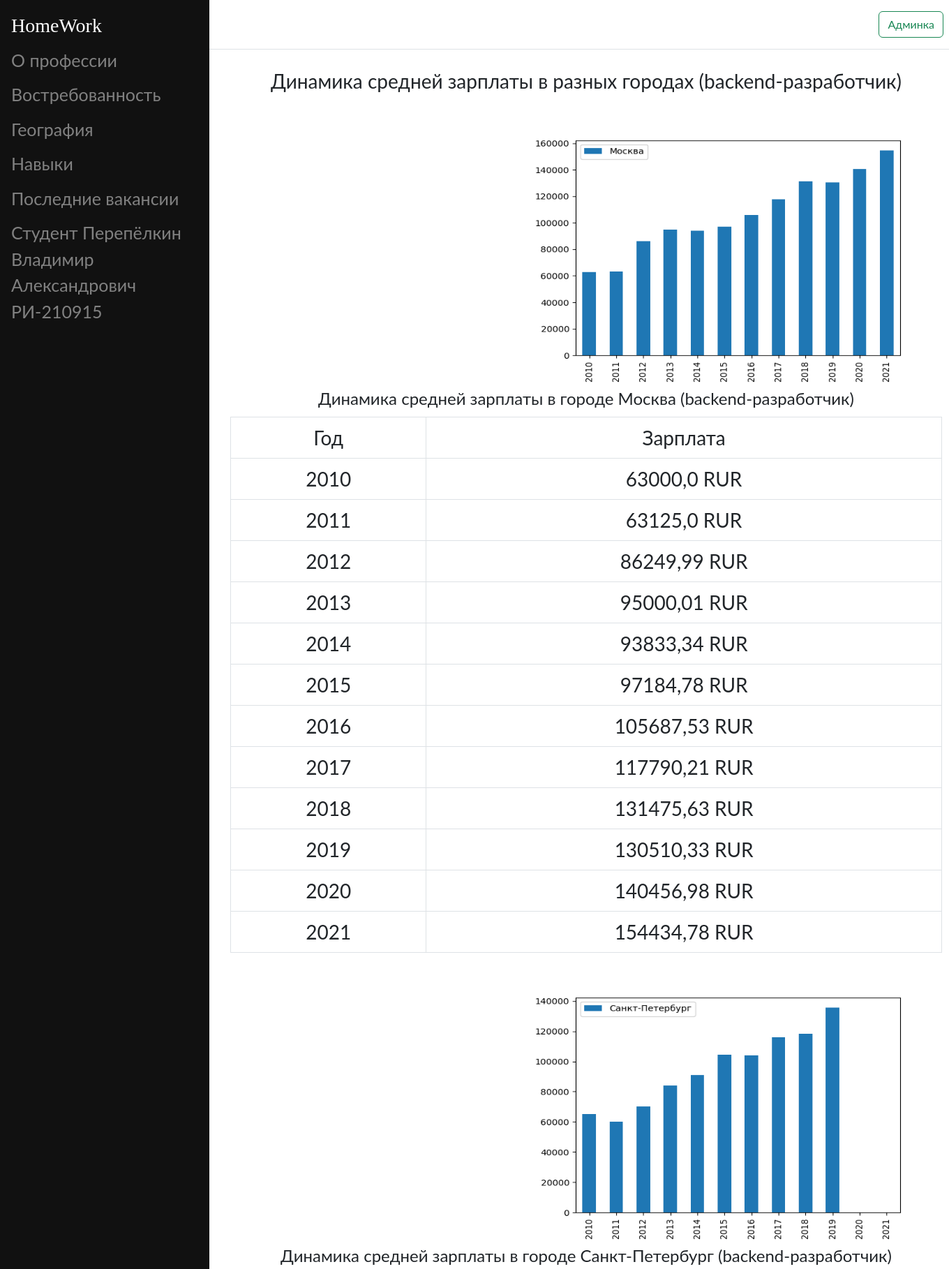
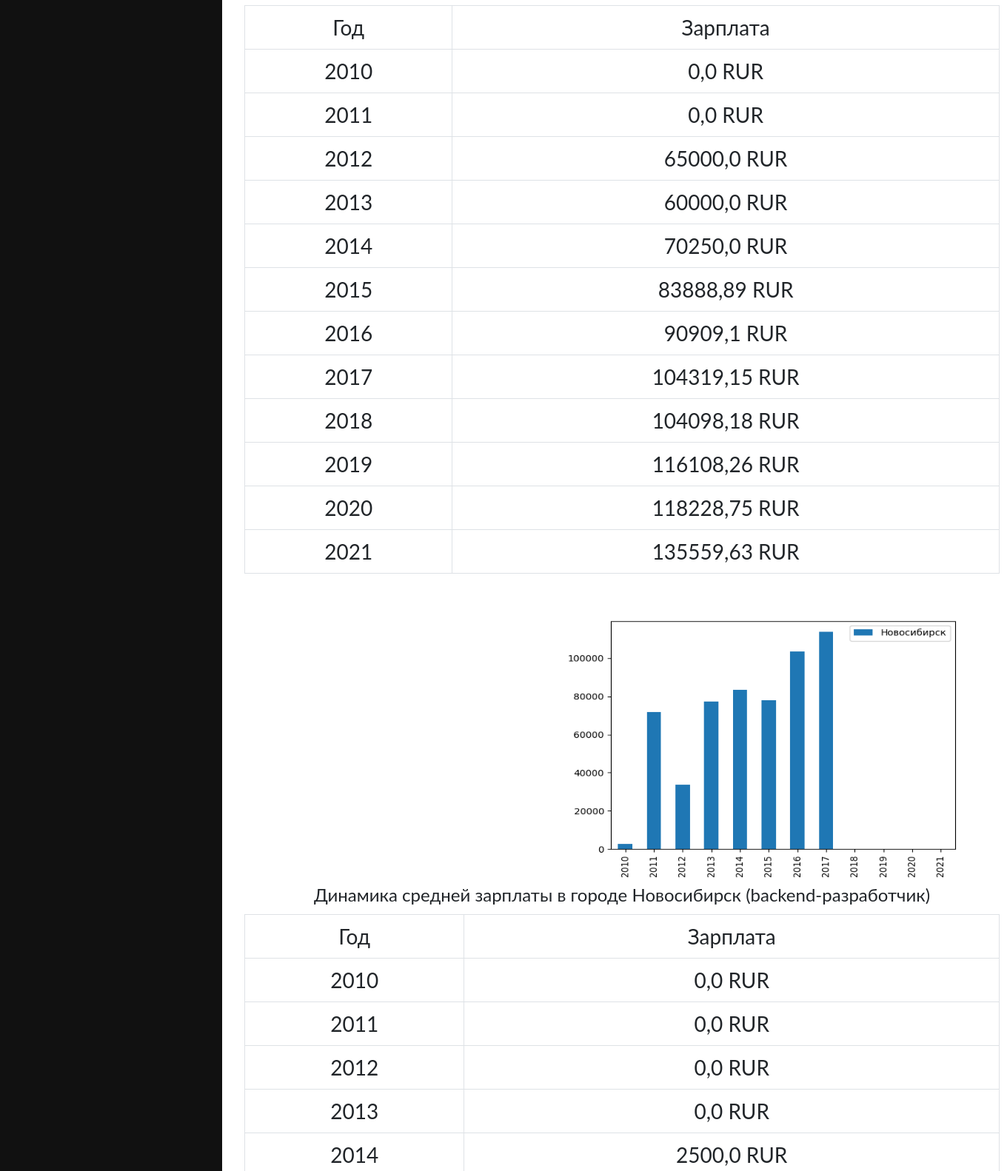
/geography (upper part), run on the app's committed database (2 pictures, top to bottom).
### main/models.py (models this page shows)
class TableVacanciesInCityYear(models.Model):
	title = models.CharField("Город", max_length=128)
	year = models.PositiveIntegerField("Год")
	salary = models.FloatField("Зарплата", default=0)
	class Meta:
		verbose_name = "Строку"
		verbose_name_plural = "Динамика зарплат в разных городах по годам (backend-разработчик)"

### main/views.py (the view)
# urls.py: path("geography", views.geography),
def geography(request):
	years = (year for year in range(2010, 2022, 1))
	salary_city_charts_backend, tables = {item.title: item.chart.url for item in Charts.objects.all()}, dict()
	for item in TableVacanciesInCityYear.objects.all():
		if item.title not in ("qnt_vacancies_year", "RUR", "EUR", "USD", "KZT", "BYR", "UAH", "UZS"):
			if tables.get(item.title, None) is None:
				tables.setdefault(item.title, dict()).setdefault(item.year, item.salary)
				tables[item.title].setdefault("chart", salary_city_charts_backend[item.title])
			else:
				tables[item.title][item.year] = item.salary
	return render(request, "main/geography.html", {"tables": tables.items()})

### main/templates/main/geography.html (shortened to what this page needs)
{% extends "main/index.html" %}
{% load static %}
{% block content %}
  <div class="main">
  	 <p align="center">Динамика средней зарплаты в разных городах (backend-разработчик)</p>
  	{% for city, values in tables %}
  		<img class="chart" src="{{ values.chart }}" height="400" width="600">
  		{% if city != "chart" %}
		  	<table class="table table-bordered">
			    <thead>
			      <tr>
			        <legend class="legend" align="center">Динамика средней зарплаты в городе {{ city }} (backend-разработчик)</legend align="center">
			        <td align="center">Год</th>
			        <td align="center">Зарплата</th>
			      </tr>
			    </thead>
			    <tbody>
			      <tr>
	            <td align="center">2010</td>
	            <td align="center">{{ values.2010 }} RUR</td>
	          </tr>
	          <tr>
	            <td align="center">2011</td>
	            <td align="center">{{ values.2011 }} RUR </td>
	          </tr>
	          <tr>
	            <td align="center">2012</td>
	            <td align="center">{{ values.2012 }} RUR</td>
	          </tr>
	          <tr>
	            <td align="center">2013</td>
	            <td align="center">{{ values.2013 }} RUR</td>
	          </tr>
	          <tr>
	            <td align="center">2014</td>
	            <td align="center">{{ values.2014 }} RUR</td>
	          </tr>
	          <tr>
	            <td align="center">2015</td>
	            <td align="center">{{ values.2015 }} RUR</td>
	          </tr>
	          <tr>
	            <td align="center">2016</td>
	            <td align="center">{{ values.2016 }} RUR</td>
	          </tr>
	          <tr>
	            <td align="center">2017</td>
	            <td align="center">{{ values.2017 }} RUR</td>
	          </tr>
	          <tr>
	            <td align="center">2018</td>
	            <td align="center">{{ values.2018 }} RUR</td>
	          </tr>
	          <tr>
	            <td align="center">2019</td>
	            <td align="center">{{ values.2019 }} RUR</td>
	          </tr>
	          <tr>
	            <td align="center">2020</td>
	            <td align="center">{{ values.2020 }} RUR</td>
	          </tr>
	          <tr>
	            <td align="center">2021</td>
	            <td align="center">{{ values.2021 }} RUR</td>
	          </tr>
		      </tbody>
				</table>
			{% endif %}
		{% endfor %}
  </div>
{% endblock content %}

### main/static/main/css/sidepanel.css (style rules this page uses)
body { font-family: "Lato", sans-serif; }
.main { margin-left: 320px; font-size: 28px; padding: 0px 10px; }

### main/templates/main/geography.html (style rules this page uses)
img[class="chart"] { float: top; margin-left: 420px; }
legend[class="legend"] { text-align: center; }

### data on the page
TableVacanciesInCityYear: tables "Москва", salary "63000,0"
TableVacanciesInCityYear: salary "63125,0"
TableVacanciesInCityYear: salary "86249,99"
TableVacanciesInCityYear: salary "95000,01"
TableVacanciesInCityYear: salary "93833,34"
TableVacanciesInCityYear: salary "97184,78"
TableVacanciesInCityYear: salary "105687,53"
TableVacanciesInCityYear: salary "117790,21"
TableVacanciesInCityYear: salary "131475,63"
TableVacanciesInCityYear: salary "130510,33"
TableVacanciesInCityYear: salary "140456,98"
TableVacanciesInCityYear: salary "154434,78"
TableVacanciesInCityYear: tables "Санкт-Петербург", salary "0,0"
TableVacanciesInCityYear: salary "0,0"
TableVacanciesInCityYear: salary "65000,0"
TableVacanciesInCityYear: salary "60000,0"
TableVacanciesInCityYear: salary "70250,0"
TableVacanciesInCityYear: salary "83888,89"
TableVacanciesInCityYear: salary "90909,1"
TableVacanciesInCityYear: salary "104319,15"
TableVacanciesInCityYear: salary "104098,18"
TableVacanciesInCityYear: salary "116108,26"
TableVacanciesInCityYear: salary "118228,75"
TableVacanciesInCityYear: salary "135559,63"
TableVacanciesInCityYear: tables "Новосибирск", salary "0,0"
TableVacanciesInCityYear: salary "0,0"
TableVacanciesInCityYear: salary "0,0"
TableVacanciesInCityYear: salary "0,0"
TableVacanciesInCityYear: salary "2500,0"
